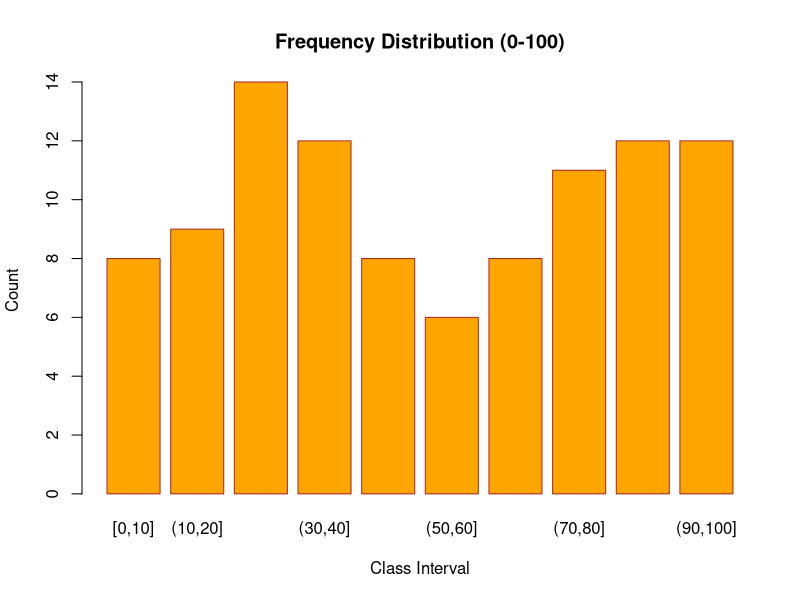

The R script that drew this image:
##SLIP - 10
##Q.1 
# Create two data frames 
df1 <- data.frame(x = c(1,2,3,4), y = c("A","B","C","D")) 
df2 <- data.frame(x = c(3,4,5,6), y = c("C","D","E","F")) 
# Union 
union_df <- rbind(df1, df2) 
union_df <- unique(union_df) 
cat("Union:\n") 
print(union_df)  
# Intersection 
intersect_df <- merge(df1, df2) 
cat("Intersection:\n") 
print(intersect_df) 
# Set Difference (df1 - df2) 
diff_df <- setdiff(df1, df2) 
cat("Set Difference (df1 - df2):\n") 
print(diff_df) 
# Check Set Equality 
is_equal <- setequal(df1, df2) 
cat("Are df1 and df2 equal?:", is_equal, "\n") 

##Q.2 
# Generate 100 random numbers (0 to 100) 
set.seed(123) 
nums <- sample(0:100, 100, replace = TRUE) 

# Create class intervals 
breaks <- seq(0, 100, by = 10) 

# Count frequencies 
freq <- table(cut(nums, breaks = breaks, include.lowest = TRUE)) 
 
# Display table 
cat("Frequency Table:\n") 
print(freq) 
 
# Bar plot 
barplot(freq, 
        main = "Frequency Distribution (0-100)", 
        xlab = "Class Interval", 
        ylab = "Count", 
        col = "orange", 
        border = "brown")
